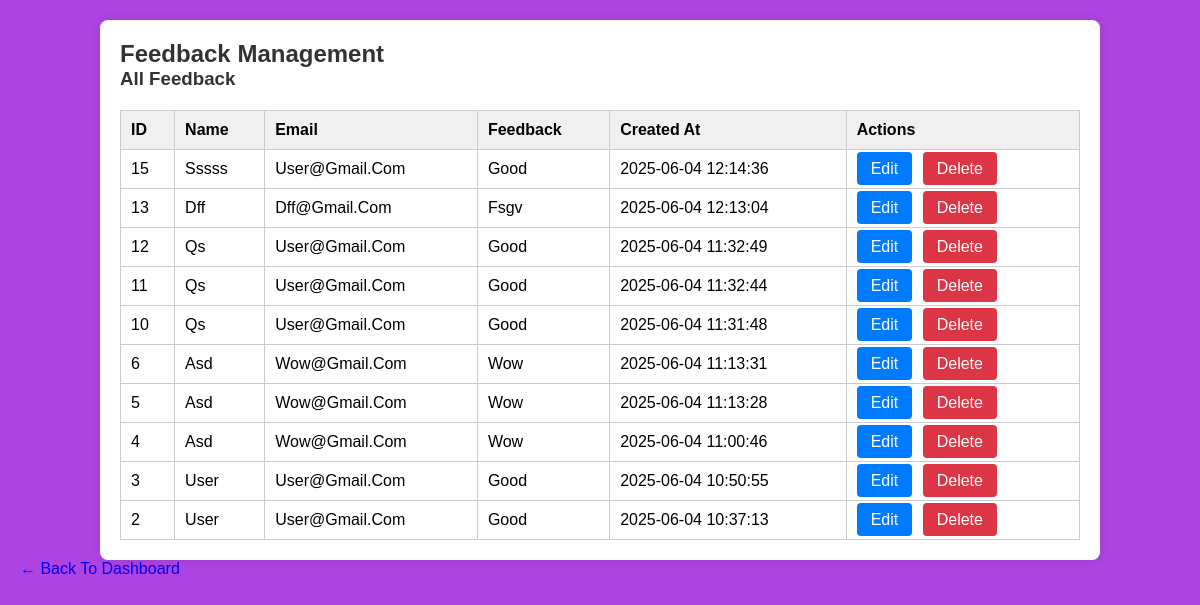
Page /admin/feedback_manage.php on the committed database.
### tables this page shows
CREATE TABLE `feedback` (
  `id` int(11) NOT NULL,
  `name` varchar(100) NOT NULL,
  `email` varchar(100) NOT NULL,
  `feedback` text NOT NULL,
  `created_at` timestamp NOT NULL DEFAULT current_timestamp()
);

### admin/feedback_manage.php (the view, shortened to what this page needs)
<?php
require_once "../config/dbConfig.php";
$feedbackList = mysqli_query($conn, "SELECT * FROM feedback ORDER BY created_at DESC");
?>
<!DOCTYPE html>
<html lang="en">
<head>
    <link rel="stylesheet" href="../admin/feedbackManage.css">
</head>
<body>
<div class="container">
    <h2>Feedback Management</h2>
    <h3>All Feedback</h3>
    <table>
        <thead>
        <tr>
            <th>ID</th>
            <th>Name</th>
            <th>Email</th>
            <th>Feedback</th>
            <th>Created At</th>
            <th>Actions</th>
        </tr>
        </thead>
        <tbody>
        <?php while ($row = mysqli_fetch_assoc($feedbackList)) : ?>
            <tr>
                <td data-label="ID"><?= $row['id'] ?></td>
                <td data-label="Name"><?= htmlspecialchars($row['name']) ?></td>
                <td data-label="Email"><?= htmlspecialchars($row['email']) ?></td>
                <td data-label="Feedback"><?= htmlspecialchars($row['feedback']) ?></td>
                <td data-label="Created At"><?= $row['created_at'] ?></td>
                <td data-label="Actions">
                    <a href="?edit=<?= $row['id'] ?>" class="edit-btn">Edit</a>
                    <a href="?delete=<?= $row['id'] ?>" class="delete-btn" onclick="return confirm('Delete this feedback?')">Delete</a>
                </td>
            </tr>
        <?php endwhile; ?>
        </tbody>
    </table>
</div>
<a href="dashboard.php" class="dashboard-btn">← Back to Dashboard</a>
</body>
</html>

### admin/feedbackManage.css (style rules this page uses)
:root { --main-color: #ad43e1; --black: #222; --white: #fff; --light-black: #777; --light-white: #fff9; --dark-bg: rbga(0,0,0,.1); --light-bg: #eee; --border:.1rem solid var(--black); --box-shadow:0 .5rem 3rem rgba(0,0,0,.3); }
* { font-family: sans-serif; margin: 0; padding: 0; box-sizing: border-box; outline: none; border: none; text-decoration: none; text-transform: capitalize; }
body { font-family: Arial, sans-serif; background-color: var(--main-color); padding: 20px; margin: 0; }
.container { width: 90%; max-width: 1000px; margin: auto; background: #fff; padding: 20px; border-radius: 8px; box-shadow: 0 0 10px rgba(0, 0, 0, 0.1); }
h2, h3 { color: #333; }
table { width: 100%; border-collapse: collapse; margin-top: 20px; }
table th, table td { border: 1px solid #ccc; padding: 10px; text-align: left; }
table th { background-color: #f0f0f0; }
button, .edit-btn, .delete-btn { background-color: #007bff; color: white; border: none; padding: 8px 14px; border-radius: 4px; text-decoration: none; margin-right: 6px; cursor: pointer; }
.delete-btn { background-color: #dc3545; }

### rows in the picture
feedback: id "15", name "Sssss", email "User@gmail.com", feedback "Good", created_at "2025-06-04 12:14:36"
feedback: id "13", name "Dff", email "Dff@gmail.com", feedback "Fsgv", created_at "2025-06-04 12:13:04"
feedback: id "12", name "Qs", email "User@gmail.com", feedback "Good", created_at "2025-06-04 11:32:49"
feedback: id "11", name "Qs", email "User@gmail.com", feedback "Good", created_at "2025-06-04 11:32:44"
feedback: id "10", name "Qs", email "User@gmail.com", feedback "Good", created_at "2025-06-04 11:31:48"
feedback: id "6", name "Asd", email "Wow@gmail.com", feedback "Wow", created_at "2025-06-04 11:13:31"
feedback: id "5", name "Asd", email "Wow@gmail.com", feedback "Wow", created_at "2025-06-04 11:13:28"
feedback: id "4", name "Asd", email "Wow@gmail.com", feedback "Wow", created_at "2025-06-04 11:00:46"
feedback: id "3", name "User", email "User@gmail.com", feedback "Good", created_at "2025-06-04 10:50:55"
feedback: id "2", name "User", email "User@gmail.com", feedback "Good", created_at "2025-06-04 10:37:13"
